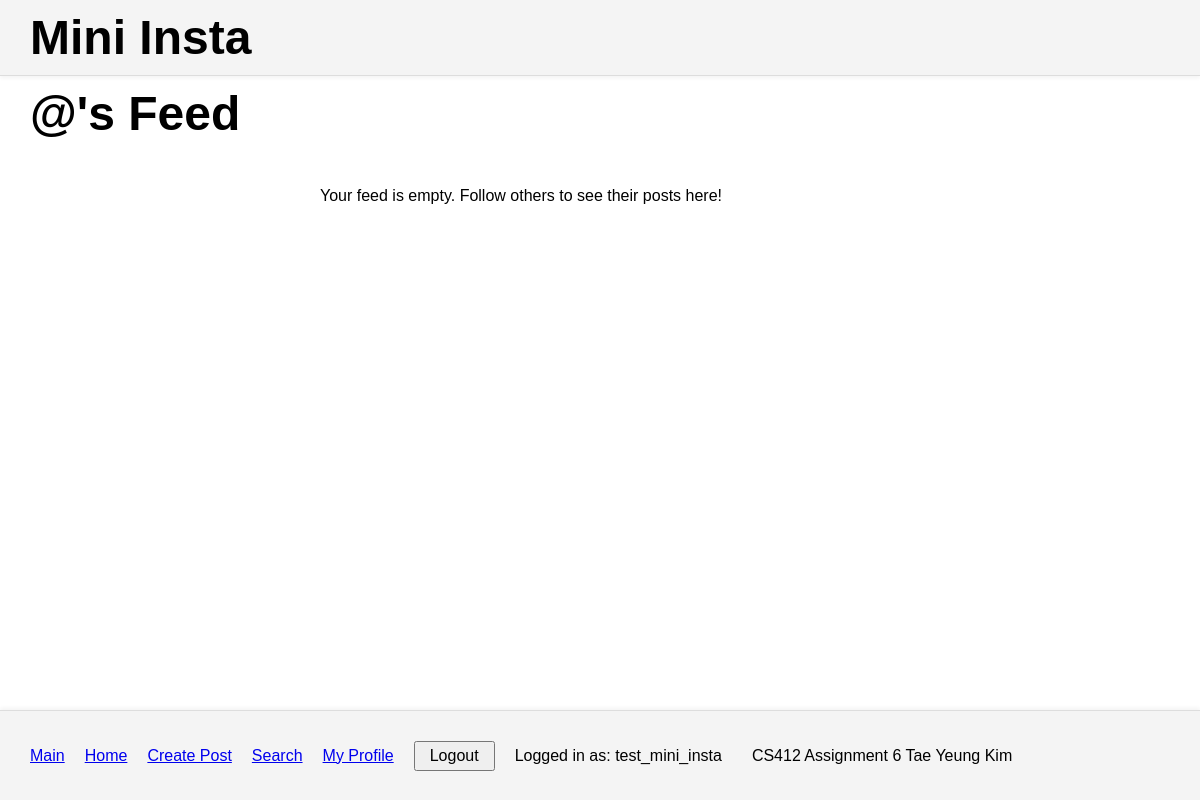
/mini_insta/profile/feed (signed in), run on an earlier commit of the app's database.
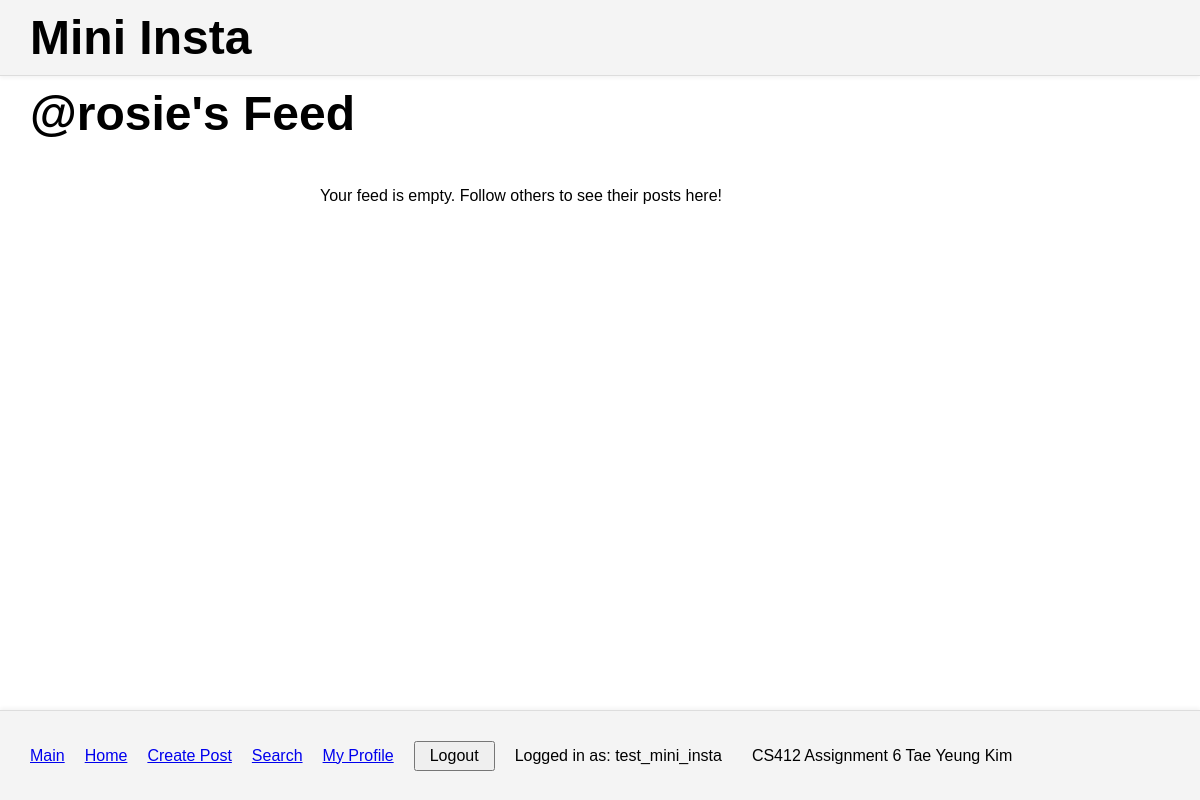
And on a later commit of the database.
### mini_insta/models.py (models this page shows, shortened)
class Profile(models.Model):
    username = models.TextField(blank=True)
    display_name = models.TextField(blank=True)
    profile_image_url = models.URLField(blank=True)
    bio_text = models.TextField(blank=True)
    join_date = models.DateField(auto_now=True)
    user = models.ForeignKey(User, on_delete=models.CASCADE)
    def get_following(self):
        follows = Follow.objects.filter(follower_profile=self)
        following = []
        for follow in follows:
            following.append(follow.profile)
        return following
    def get_post_feed(self):
        following = self.get_following()
        posts = Post.objects.filter(profile__in=following).order_by('-timestamp')
        return posts

### mini_insta/views.py (the view)
# urls.py: path('profile/feed', ShowFeedView.as_view(), name="show_feed"),
class ShowFeedView(MiniInstaLoginRequiredMixin, DetailView):
    model = Profile
    template_name = "mini_insta/show_feed.html"
    context_object_name = "profile"
    def get_object(self):
        return self.get_logged_in_profile()

### mini_insta/views.py (called while the page is built)
    def get_logged_in_profile(self):
        return Profile.objects.filter(user=self.request.user).first()

### mini_insta/templates/mini_insta/show_feed.html
{% extends 'mini_insta/base.html' %}
{% block content %}
<h1 class="page-title">
    <a href="{% url 'show_profile' profile.pk %}">@{{profile.username}}</a>'s Feed
</h1>
<main class="feed">
    {% if profile.get_post_feed %}
        {% for post in profile.get_post_feed %}
            <div class="feed-post">
                <div class="feed-author">
                    <a href="{% url 'show_profile' post.profile.pk %}">
                        <img class="feed-author-picture"
                            src="{{post.profile.profile_image_url}}"
                            alt="{{post.profile.display_name}}">
                    </a>
                    <div>
                        <strong>{{post.profile.display_name}}</strong>
                        <p>@{{post.profile.username}}</p>
                    </div>
                </div>
                 <a href="{% url 'show_post' post.pk %}">
                    {% if post.get_all_photos %}
                        <img class="feed-photo"
                            src="{{post.get_all_photos.first.get_image_url}}"
                            alt="{{post.caption}}">
                    {% else %}
                        <img class="feed-photo"
                            src="https://encrypted-tbn0.gstatic.com/images?q=tbn:ANd9GcSGIPsaM2kE0VHTFdEAdWEut7ssmNHGXJpz_2cNxCISBg&s=10"
                            alt="No image">
                    {% endif %}
                 </a>
                 <p class="likes">{{post.get_likes.count}} likes</p>
                 <p class="caption"><strong>@{{post.profile.username}}</strong> {{post.caption}}</p>
                 <p class="timestamp">{{post.timestamp}}</p>
                 <div class="comments">
                    {% if post.get_all_comments %}
                        {% for comment in post.get_all_comments %}
                            <p class="comment-text">
                                <strong>
                                    <a href="{% url 'show_profile' comment.profile.pk %}">@{{comment.profile.username}}</a>
                                </strong>
                                {{comment.text}}
                            </p>
                        {% endfor %}
                    {% else %}
                        <p>No comments yet!</p>
                    {% endif %}
                 </div>
            </div>
        {% endfor %}
    {% else %}
        <p>Your feed is empty. Follow others to see their posts here!</p>
    {% endif %}
</main>
{% endblock %}

### mini_insta/templates/mini_insta/base.html (shortened to what this page needs)
{% load static %}
<html>
    <head>
        <link rel="stylesheet" href="{% static 'styles-mini-insta.css' %}">
    </head>
    <body>
        <header>
            <h1>Mini Insta</h1>
        </header>
        {% block content %}
        {% endblock %}
        <footer>
            <nav>
                <ul>
                    <li>
                        <a href="{% url 'show_all_profiles' %}">Main</a>
                    </li>
                    {% if request.user.is_authenticated %}
                        <li>
                            <a href="{% url 'show_feed' %}">Home</a>
                        </li>
                        <li>
                            <a href="{% url 'create_post' %}">Create Post</a>
                        </li>
                        <li>
                            <a href="{% url 'search' %}">Search</a>
                        </li>
                        <li>
                            <a href="{% url 'my_profile' %}">My Profile</a>
                        </li>
                        <li>
                            <form action="{% url 'mini_insta_logout' %}" method="POST">
                                <input type="submit" value="Logout">
                            </form>
                        </li>
                    {% endif %}
                </ul>
                {% if request.user.is_authenticated %}
                    Logged in as: {{request.user}}
                {% else %}
                    Not logged in
                {% endif %}
            </nav>
            CS412 Assignment 6 Tae Yeung Kim
        </footer>
    </body>
</html>

### static/styles-mini-insta.css (style rules this page uses)
* { box-sizing: border-box; }
body { margin: 0; background: white; font-family: Arial, Helvetica, sans-serif; color: black; padding-bottom: 110px; }
header { background: #f4f4f4; padding: 10px 30px; border-bottom: 1px solid #dddddd; box-shadow: 0 2px 4px rgba(0, 0, 0, 0.05); }
header h1 { margin: 0; font-size: 48px; color: black; }
.page-title { margin: 0; padding: 10px 30px; font-size: 48px; color: black; }
.page-title a { color: black; text-decoration: none; }
footer { position: fixed; bottom: 0; left: 0; width: 100%; height: 90px; background: #f4f4f4; border-top: 1px solid #dddddd; box-shadow: 0 -2px 4px rgba(0, 0, 0, 0.05); display: flex; align-items: center; gap: 30px; padding: 10px 30px; z-index: 1000; }
nav { display: flex; align-items: center; gap: 20px; }
nav ul { margin: 0; padding: 0; list-style: none; display: flex; align-items: center; gap: 20px; }
.feed { max-width: 600px; margin: 0 auto; padding: 20px; }
nav form { margin: 0; }
nav input[type="submit"] { font-family: Arial, Helvetica, sans-serif; font-size: inherit; padding: 4px 14px; cursor: pointer; }

What changed in the data, as far as the page shows it:
now on this page (row edited): Profile: username "rosie"
